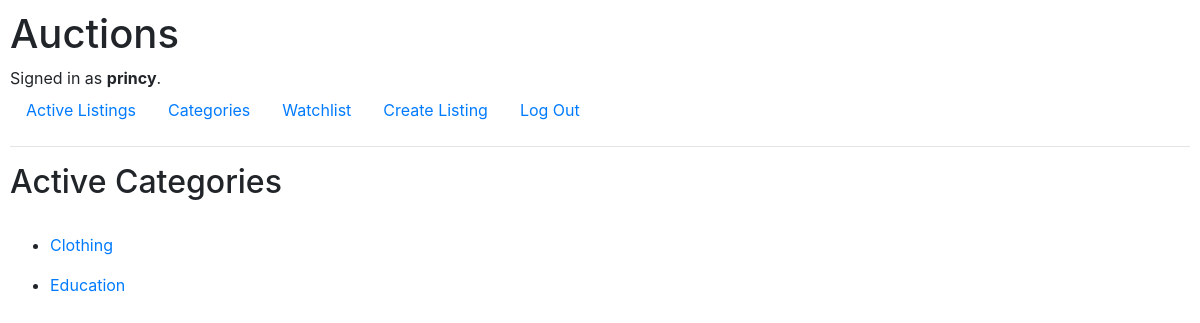
Before: /categories (signed in) with the older database file.
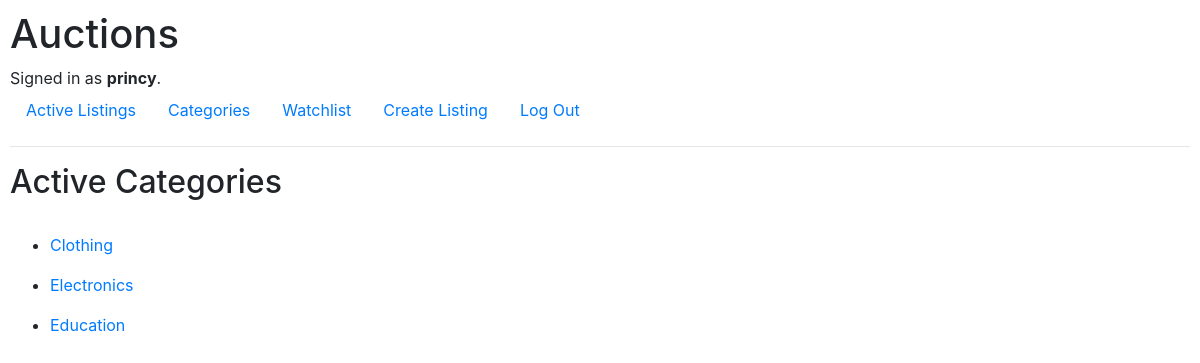
After: the same page with the newer database file.
### auctions/models.py (models this page shows, shortened)
class Listings(models.Model):
    CategoryType = models.TextChoices('CategoryType', 'Electronics Clothing Education Digital')
    listing_owner=models.ForeignKey(settings.AUTH_USER_MODEL,
        on_delete=models.CASCADE, null=True)
    listing_title=models.CharField(max_length=100,unique=True)
    listing_image=models.ImageField(null=True,blank=True)
    listing_price=models.DecimalField(max_digits=5,decimal_places=2)
    listing_category=models.CharField(blank=True,choices=CategoryType.choices, max_length=200)
    created_at=models.DateTimeField(auto_now_add=True)

### auctions/views.py (the view)
# urls.py: path("categories",views.categories,name="categories"),
@login_required
def categories(request):
    listings=Listings.objects.all()
    list_item=[]
    for listing in listings:
        list_item.append(listing.listing_category)
    list_item=set(list_item)
    print(list_item)
    context={'categories':list_item}
    return render(request,"auctions/categories.html", context)

### auctions/templates/auctions/categories.html
{% extends "auctions/layout.html" %} {% load static %} {% block body %}
<h2>Active Categories</h2>
<br>
{% for category in  categories %}
    <ul>
        <li>
            <a href="{% url 'category_items' category %}"> {{category}}</a>
        </li>
    </ul>
{% endfor %}
{% endblock %}

Changed rows visible on the page:
added Listings: categories "Electronics"
